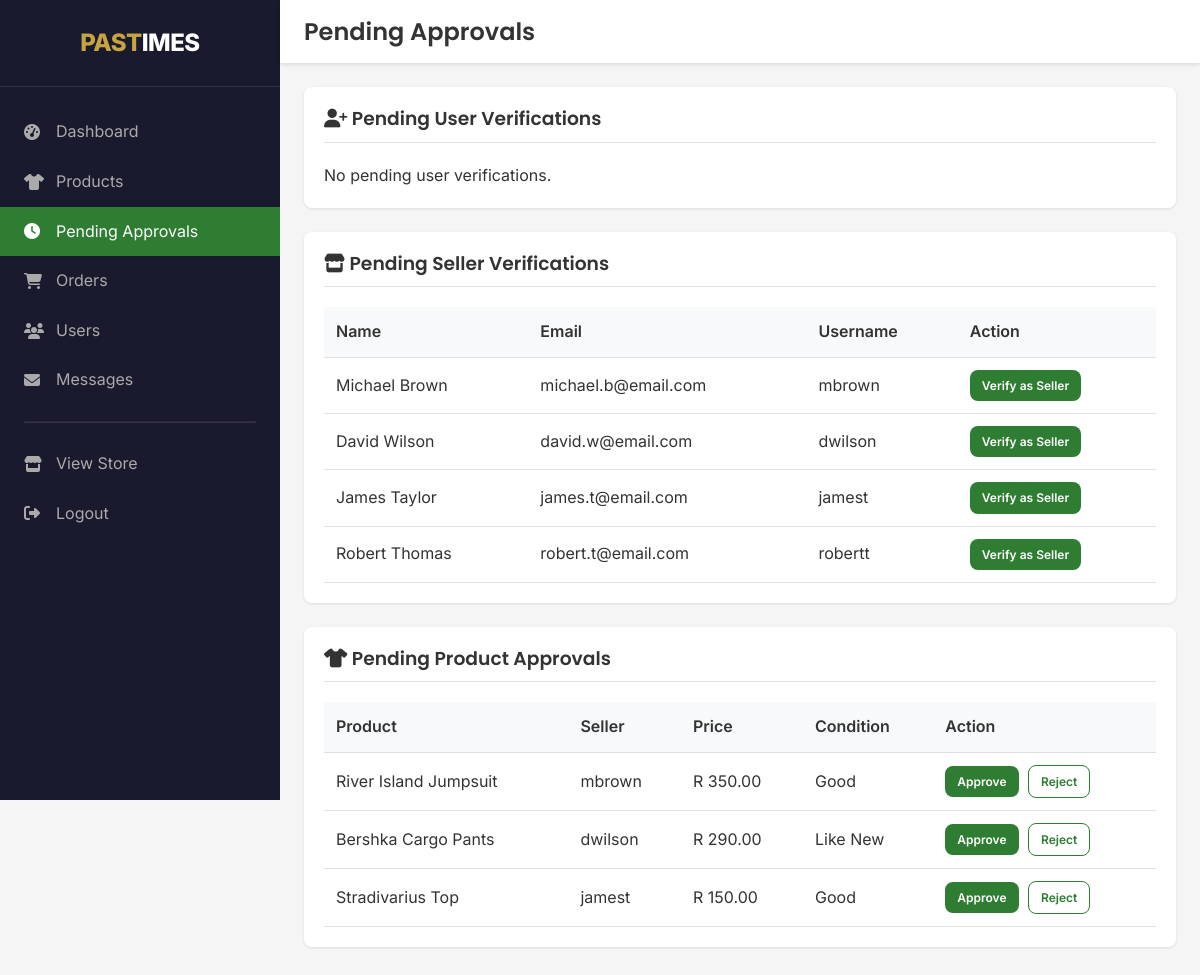
The page /admin/pending-approvals.php (signed in) on the database as committed earlier.
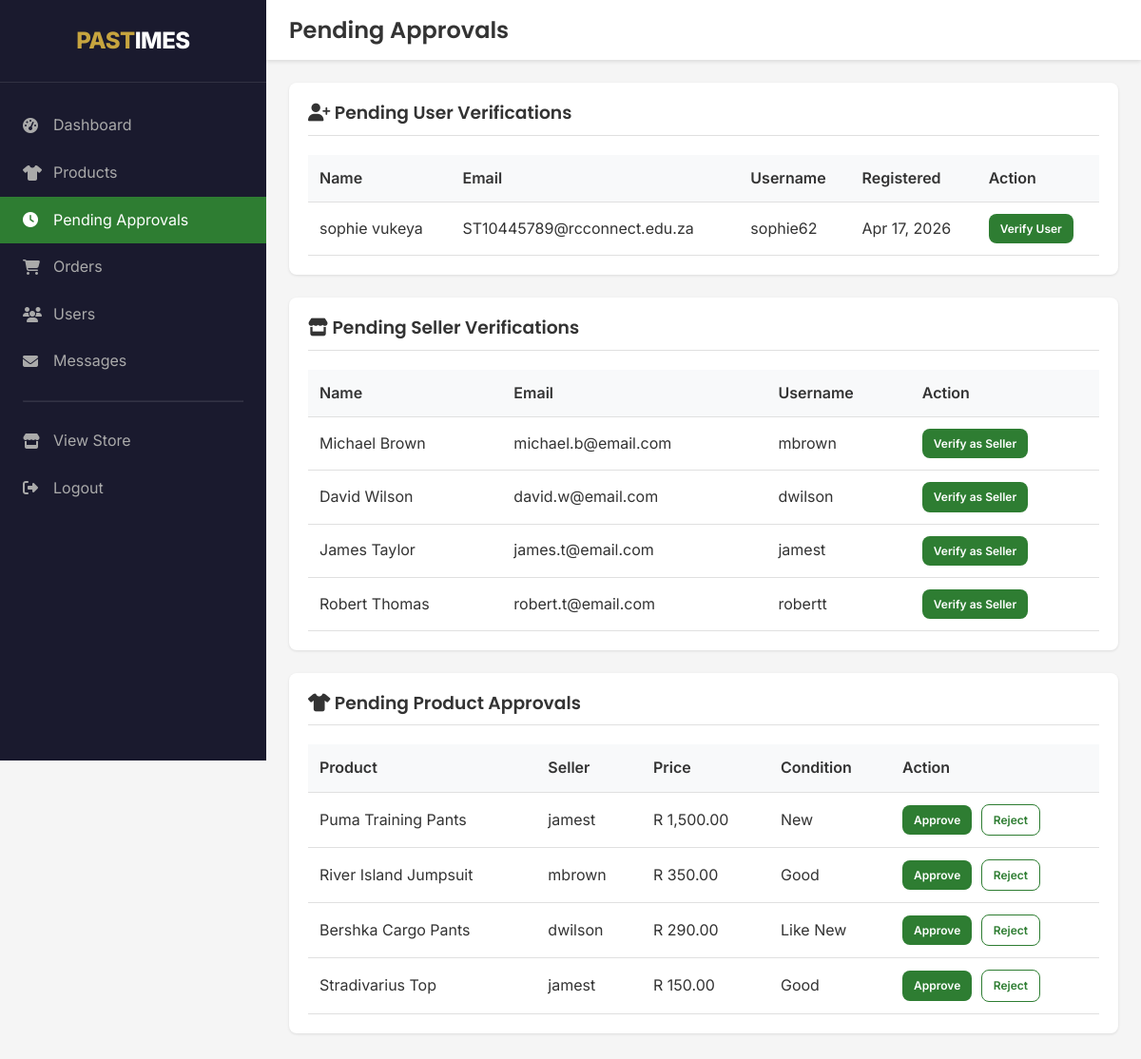
The same page on the database as committed later.
### tables this page shows
CREATE TABLE `tblUser` (
    `user_id` INT(11) NOT NULL AUTO_INCREMENT,
    `name` VARCHAR(100) NOT NULL,
    `surname` VARCHAR(100) NOT NULL,
    `email` VARCHAR(100) NOT NULL UNIQUE,
    `username` VARCHAR(50) NOT NULL UNIQUE,
    `password_hash` VARCHAR(255) NOT NULL,
    `phone` VARCHAR(20) DEFAULT NULL,
    `delivery_address` TEXT DEFAULT NULL,
    `is_verified` TINYINT(1) DEFAULT 0,
    `is_seller_verified` TINYINT(1) DEFAULT 0,
    `role` ENUM('user', 'admin') DEFAULT 'user',
    `created_at` TIMESTAMP DEFAULT CURRENT_TIMESTAMP,
    `last_login` TIMESTAMP NULL,
    PRIMARY KEY (`user_id`),
    INDEX idx_email (`email`),
    INDEX idx_username (`username`)
);

CREATE TABLE `tblClothes` (
    `product_id` INT(11) NOT NULL AUTO_INCREMENT,
    `seller_id` INT(11) NOT NULL,
    `title` VARCHAR(200) NOT NULL,
    `brand` VARCHAR(100) NOT NULL,
    `description` TEXT DEFAULT NULL,
    `price` DECIMAL(10,2) NOT NULL,
    `condition` ENUM('New', 'Like New', 'Good', 'Fair') DEFAULT 'Good',
    `category` VARCHAR(50) DEFAULT NULL,
    `size` VARCHAR(20) DEFAULT NULL,
    `colour` VARCHAR(30) DEFAULT NULL,
    `image_url` VARCHAR(500) DEFAULT NULL,
    `status` ENUM('pending', 'approved', 'rejected', 'sold') DEFAULT 'pending',
    `views` INT DEFAULT 0,
    `created_at` TIMESTAMP DEFAULT CURRENT_TIMESTAMP,
    `sold_date` TIMESTAMP NULL,
    PRIMARY KEY (`product_id`),
    FOREIGN KEY (`seller_id`) REFERENCES `tblUser`(`user_id`),
    INDEX idx_status (`status`),
    INDEX idx_brand (`brand`)
);

### admin/pending-approvals.php (the view, shortened to what the changed rows need)
<?php
require_once '../config/database.php';
$pending_users_sql = "SELECT * FROM tblUser WHERE is_verified = 0 AND role = 'user'";
$pending_users = mysqli_query($conn, $pending_users_sql);
$pending_sellers_sql = "SELECT * FROM tblUser WHERE is_seller_verified = 0 AND role = 'user' AND is_verified = 1";
$pending_sellers = mysqli_query($conn, $pending_sellers_sql);
$pending_products_sql = "SELECT p.*, u.username as seller_name FROM tblClothes p JOIN tblUser u ON p.seller_id = u.user_id WHERE p.status = 'pending'";
$pending_products = mysqli_query($conn, $pending_products_sql);
?>
<!DOCTYPE html>
<html lang="en">
<head>
    <link rel="stylesheet" href="../css/style.css">
    <link rel="stylesheet" href="https://cdnjs.cloudflare.com/ajax/libs/font-awesome/6.4.0/css/all.min.css">
</head>
<body>
    <div class="admin-wrapper">
        <main class="admin-main">
            <div class="admin-header">
                <h1>Pending Approvals</h1>
            </div>
            <div class="admin-content">
                <div class="section-card">
                    <h3><i class="fas fa-user-plus"></i> Pending User Verifications</h3>
                    <?php if (mysqli_num_rows($pending_users) > 0): ?>
                        <table class="admin-table">
                            <thead>
                                <tr><th>Name</th><th>Email</th><th>Username</th><th>Registered</th><th>Action</th></tr>
                            </thead>
                            <tbody>
                                <?php while ($user = mysqli_fetch_assoc($pending_users)): ?>
                                    <tr>
                                        <td><?php echo $user['name'] . ' ' . $user['surname']; ?></td>
                                        <td><?php echo $user['email']; ?></td>
                                        <td><?php echo $user['username']; ?></td>
                                        <td><?php echo date('M d, Y', strtotime($user['created_at'])); ?></td>
                                        <td><a href="?verify_user=<?php echo $user['user_id']; ?>" class="btn-primary">Verify User</a></td>
                                    </tr>
                                <?php endwhile; ?>
                            </tbody>
                        </table>
                    <?php else: ?>
                        <p>No pending user verifications.</p>
                    <?php endif; ?>
                </div>
                <div class="section-card">
                    <?php if (mysqli_num_rows($pending_sellers) > 0): ?>
                        <table class="admin-table">
                            <thead>
                                <tr><th>Name</th><th>Email</th><th>Username</th><th>Action</th></tr>
                            </thead>
                            <tbody>
                                <?php while ($user = mysqli_fetch_assoc($pending_sellers)): ?>
                                    <tr>
                                        <td><?php echo $user['name'] . ' ' . $user['surname']; ?></td>
                                        <td><?php echo $user['email']; ?></td>
                                        <td><?php echo $user['username']; ?></td>
                                        <td><a href="?verify_seller=<?php echo $user['user_id']; ?>" class="btn-primary">Verify as Seller</a></td>
                                    </tr>
                                <?php endwhile; ?>
                            </tbody>
                        </table>
                    <?php else: ?>
                        <p>No pending seller verifications.</p>
                    <?php endif; ?>
                </div>
                <div class="section-card">
                    <?php if (mysqli_num_rows($pending_products) > 0): ?>
                        <table class="admin-table">
                            <thead>
                                <tr><th>Product</th><th>Seller</th><th>Price</th><th>Condition</th><th>Action</th></tr>
                            </thead>
                            <tbody>
                                <?php while ($product = mysqli_fetch_assoc($pending_products)): ?>
                                    <tr>
                                        <td><?php echo htmlspecialchars($product['title']); ?></td>
                                        <td><?php echo $product['seller_name']; ?></td>
                                        <td>R <?php echo number_format($product['price'], 2); ?></td>
                                        <td><?php echo $product['condition']; ?></td>
                                        <td>
                                            <a href="?approve_product=<?php echo $product['product_id']; ?>" class="btn-primary" style="margin-right: 5px;">Approve</a>
                                            <a href="?reject_product=<?php echo $product['product_id']; ?>" class="btn-outline">Reject</a>
                                        </td>
                                    </tr>
                                <?php endwhile; ?>
                            </tbody>
                        </table>
                    <?php else: ?>
                        <p>No pending product approvals.</p>
                    <?php endif; ?>
                </div>
            </div>
        </main>
    </div>
</body>
</html>

Rows that differ between the two databases and show on the page:
added tbluser: name "sophie", surname "vukeya", email "ST10445789@rcconnect.edu.za", username "sophie62", created_at "Apr 17, 2026", shown under "Pending User Verifications"
now on this page (row edited): tblclothes: title "Puma Training Pants", seller.username "jamest", price "1,500.00", condition "New"
Other text that changed with them:
text no longer shown: "No pending user verifications."
text now shown: "Name Email Username Registered Action"
